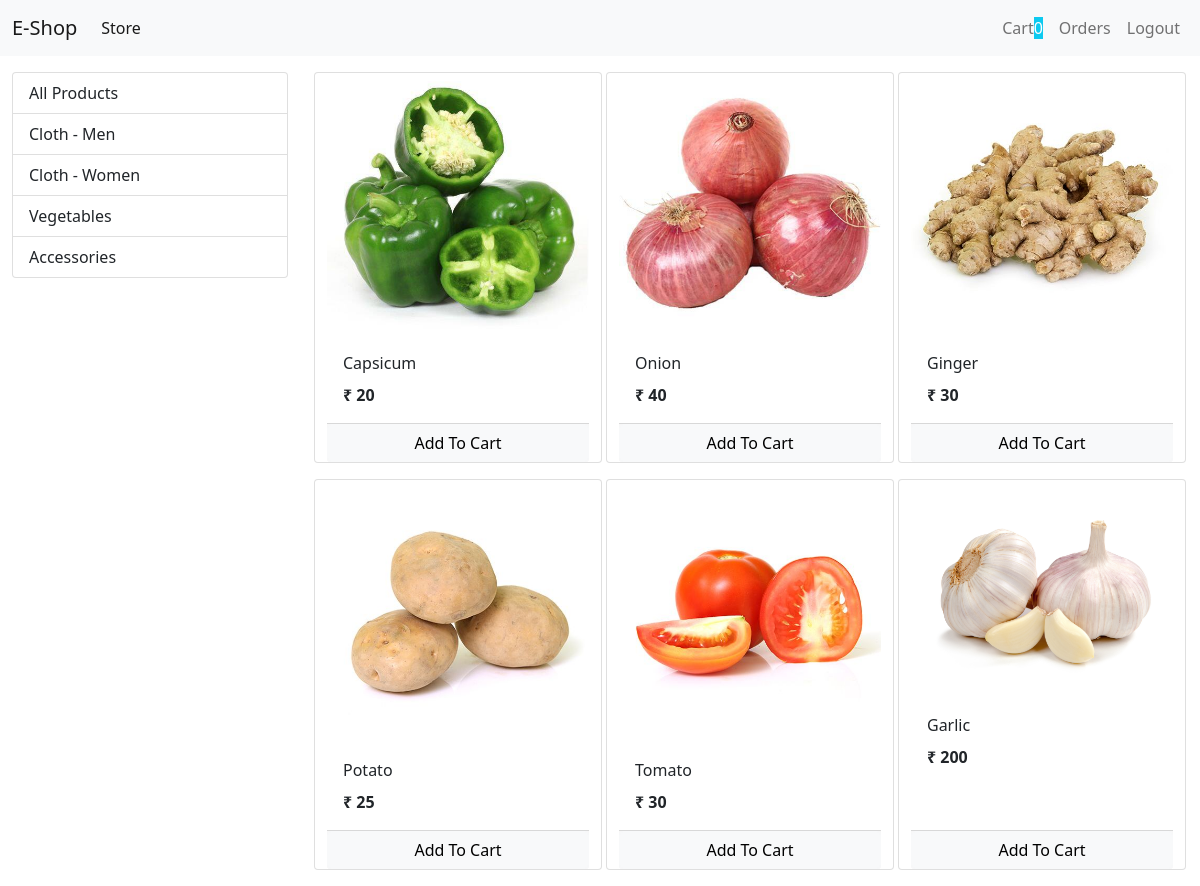
Page /?category=3 (signed in) on the committed database.
### store/models.py (models this page shows, shortened)
class Category(models.Model):
    name = models.CharField(max_length=50)

class Product(models.Model):
    name = models.CharField(max_length=50)
    price = models.IntegerField(default=0)
    description = models.CharField(max_length=50,default='',null=True,blank=True)
    image = models.ImageField(upload_to='uploads/products/')
    category = models.ForeignKey(Category,on_delete=models.CASCADE,default=1)

### store/views.py (the view, shortened to what this page needs)
# urls.py: path("", views.Index.as_view(), name="index"),
class Index(View):
    def get(self, request):
        cart = request.session.get('cart')
        if not cart:
            request.session['cart'] = {}
        products = Product.objects.all()
        category_list = Category.objects.all()
        category_id = request.GET.get('category')
        if category_id:
            products = Product.objects.filter(category=category_id)
        return render(request, 'store/index.html', {"products": products, "category_list": category_list})

### store/templatetags/cart.py (called while the page is built)
@register.filter(name='is_in_cart')
def is_in_cart(product, cart):
    keys = cart.keys()
    for id in keys:
        if int(id) == product.id:
            return True
    return False

@register.filter(name='currency')
def currency(number):
    return "₹ " + str(number)

### store/templates/store/index.html (shortened to what this page needs)
{% extends 'store/base.html' %}
{% load cart %}
{% block content %}
    <div class="container-fluid mt-3">
      <div class="row">
          <div class="col-lg-3 mx-auto">
          <div class="list-group">
               <a href="/" class="list-group-item list-group-item-action">All Products</a>
            {% for category in category_list %}
              <a href="?category={{category.id}}" class="list-group-item list-group-item-action">{{category.name}}</a>
             {% endfor %}
          </div>
          </div>
          <div id="products" class="col-lg-9 mx-auto">
                 <div class="row mx-auto">
                    {% for product in products %}
                    <div class="card mx-auto mb-3"  id={{product.id}} style="width: 18rem;">
                        <img src="{{product.image.url}}" class="card-img-top" alt="...">
                            <div class="card-body">
                                <p class="card-title">{{product.name|title}}</p>
                                <p class="card-text"><b>{{product.price|currency}}</b></p>
                            </div>
                       <div class="card-footer p-0 no-gutters">
                    {% if product|is_in_cart:request.session.cart %}
                        <div class="row no-gutters">
                            <form action="/#{{product.id}}" class="col-2 " method="post">
                                {% csrf_token %}
                                <input hidden type="text" name='product' value='{{product.id}}'>
                                <input hidden type="text" name='remove' value='True'>
                                <input type="submit" value=" - " class="btn btn-block btn-light border-right">
                            </form>
                                <div class="text-center col">{{product|cart_quantity:request.session.cart}} in Cart</div>
                                <form action="/#{{product.id}}" class="col-2 " method="post">
                                  {% csrf_token %}
                                  <input hidden type="text" name='product' value='{{product.id}}'>
                                  <input type="submit" value=" + " class="btn btn-block btn-light border-left">
                                </form>
                        </div>
                    {% else %}
                      <form action="/#{{product.id}}" method="POST" class="btn-block">
                          <input type="submit" class="float-right btn btn-light  form-control"
                            value="Add To Cart">
                      </form>
                    {% endif %}
                  </div>
                    </div>
                    {% endfor %}
                 </div>
          </div>
      </div>
    </div>
  {% endblock  %}

### rows in the picture
Category: name "Cloth - Men"
Category: name "Cloth - Women"
Category: name "Vegetables"
Category: name "Accessories"
Product: image (picture), name "Capsicum", price "₹ 20"
Product: image (picture), name "Onion", price "₹ 40"
Product: image (picture), name "Ginger", price "₹ 30"
Product: {{ product.id }} 18 (drawn), image (picture), name "Potato", price "₹ 25"
Product: image (picture), name "Tomato", price "₹ 30"
Product: image (picture), name "Garlic", price "₹ 200"

### other values in the picture
{{ request.session.cart.keys|length }} "0"
